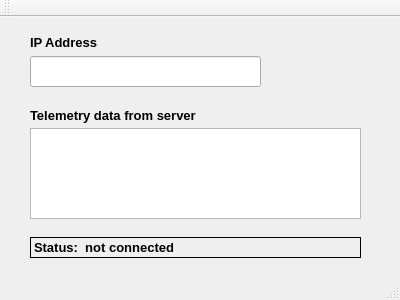
<?xml version="1.0" encoding="UTF-8"?>
<ui version="4.0">
 <class>ClientConsole</class>
 <widget class="QMainWindow" name="ClientConsole">
  <property name="geometry">
   <rect>
    <x>0</x>
    <y>0</y>
    <width>400</width>
    <height>300</height>
   </rect>
  </property>
  <property name="font">
   <font>
    <pointsize>10</pointsize>
    <weight>75</weight>
    <bold>true</bold>
   </font>
  </property>
  <widget class="QWidget" name="centralWidget">
   <widget class="QTextBrowser" name="telemetryData">
    <property name="geometry">
     <rect>
      <x>30</x>
      <y>111</y>
      <width>331</width>
      <height>91</height>
     </rect>
    </property>
    <property name="font">
     <font>
      <pointsize>10</pointsize>
      <weight>75</weight>
      <bold>true</bold>
     </font>
    </property>
   </widget>
   <widget class="QLabel" name="label">
    <property name="geometry">
     <rect>
      <x>30</x>
      <y>90</y>
      <width>201</width>
      <height>16</height>
     </rect>
    </property>
    <property name="font">
     <font>
      <pointsize>10</pointsize>
     </font>
    </property>
    <property name="text">
     <string>Telemetry data from server</string>
    </property>
   </widget>
   <widget class="QLabel" name="connectionStatus">
    <property name="geometry">
     <rect>
      <x>30</x>
      <y>220</y>
      <width>331</width>
      <height>21</height>
     </rect>
    </property>
    <property name="frameShape">
     <enum>QFrame::Box</enum>
    </property>
    <property name="text">
     <string>Status:  not connected</string>
    </property>
   </widget>
   <widget class="QLineEdit" name="ipaddressInput">
    <property name="geometry">
     <rect>
      <x>30</x>
      <y>39</y>
      <width>231</width>
      <height>31</height>
     </rect>
    </property>
   </widget>
   <widget class="QLabel" name="label_2">
    <property name="geometry">
     <rect>
      <x>30</x>
      <y>10</y>
      <width>211</width>
      <height>31</height>
     </rect>
    </property>
    <property name="text">
     <string>IP Address</string>
    </property>
   </widget>
  </widget>
  <widget class="QMenuBar" name="menuBar">
   <property name="geometry">
    <rect>
     <x>0</x>
     <y>0</y>
     <width>400</width>
     <height>21</height>
    </rect>
   </property>
  </widget>
  <widget class="QToolBar" name="mainToolBar">
   <attribute name="toolBarArea">
    <enum>TopToolBarArea</enum>
   </attribute>
   <attribute name="toolBarBreak">
    <bool>false</bool>
   </attribute>
  </widget>
  <widget class="QStatusBar" name="statusBar"/>
 </widget>
 <layoutdefault spacing="6" margin="11"/>
 <resources/>
 <connections/>
</ui>
